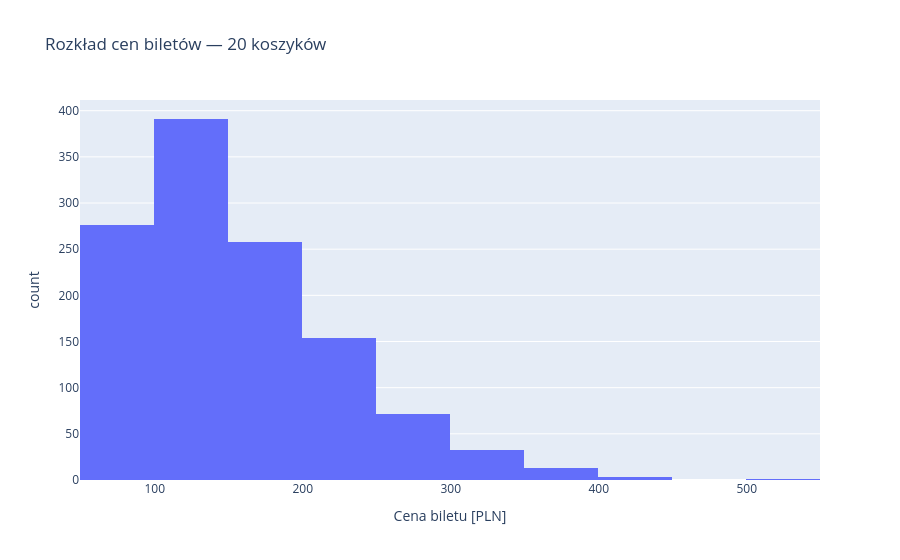
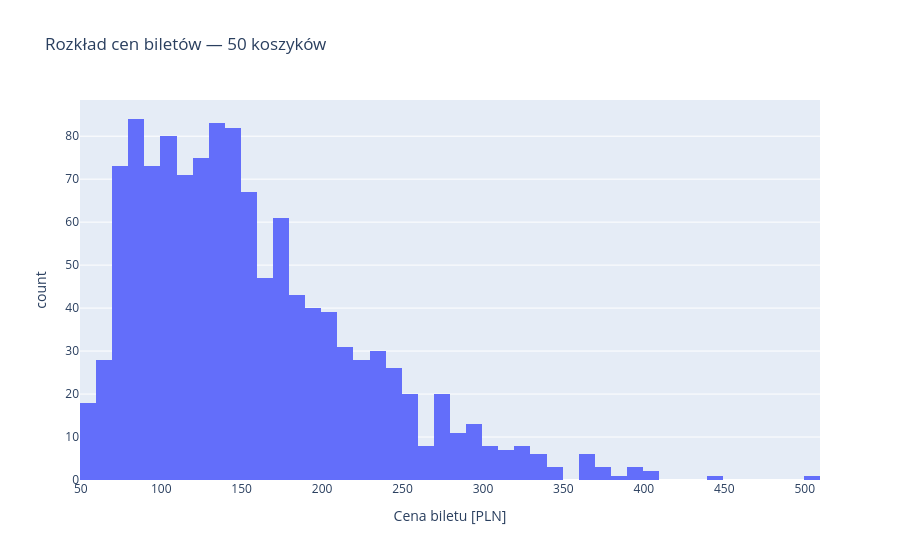
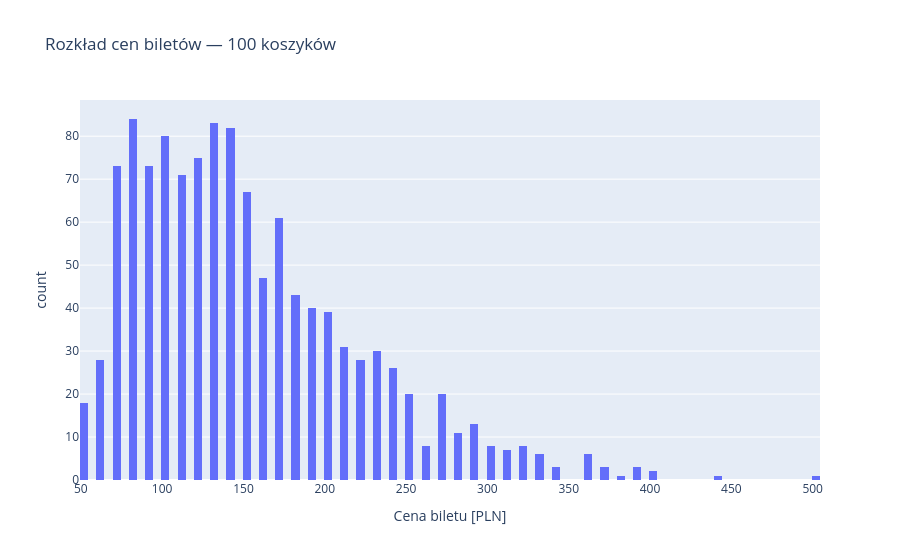
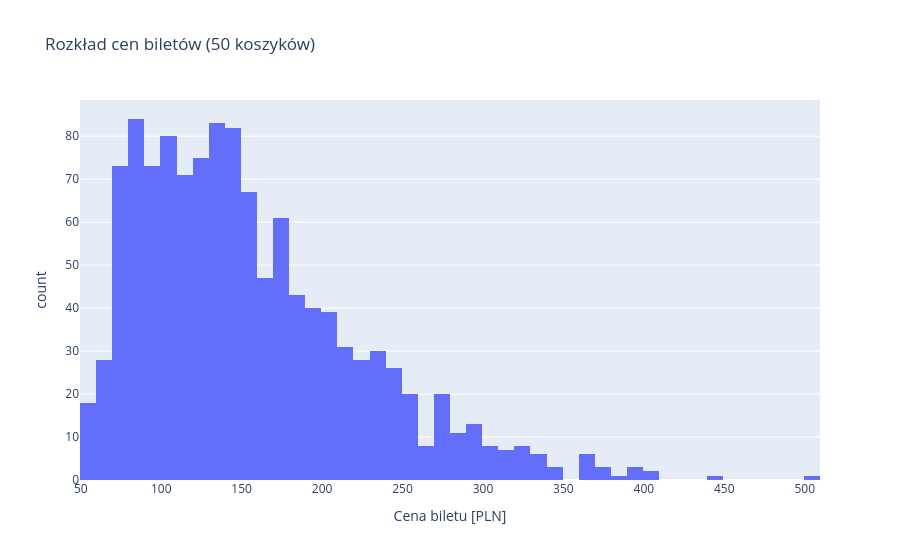

Here is the notebook cell these charts were saved with, in order:
### Markdown cell above
## 4. Rozkład cen biletów i przychodów

### Code cell
# Porównanie różnych liczb koszyków histogramu.
for nbins in [20, 50, 100]:
    fig_test = px.histogram(
        df,
        x="cena_biletu_pln",
        nbins=nbins,
        labels={"cena_biletu_pln": "Cena biletu [PLN]"},
        title=f"Rozkład cen biletów — {nbins} koszyków",
    )
    fig_test.show()

# 50 koszyków zachowuje dobry kompromis między szczegółowością a czytelnością.
fig_hist_ceny = px.histogram(
    df,
    x="cena_biletu_pln",
    nbins=50,
    labels={"cena_biletu_pln": "Cena biletu [PLN]", "count": "Liczba koncertów"},
    title="Rozkład cen biletów (50 koszyków)",
)
fig_hist_ceny.show()

### Figure 1 — Plotly figure (JSON) as saved in the notebook; plotly's stock layout.template omitted (floating-point values rounded to 4 significant figures; data arrays with more than 128 entries replaced by an {"elided": "..."} marker saying what was removed)
{"data": [{"bingroup": "x", "hovertemplate": "Cena biletu [PLN]=%{x}<br>count=%{y}<extra></extra>", "legendgroup": "", "marker": {"color": "#636efa", "pattern": {"shape": ""}}, "name": "", "nbinsx": 20, "orientation": "v", "showlegend": false, "type": "histogram", "x": {"elided": "1200 float values"}, "xaxis": "x", "yaxis": "y"}], "layout": {"barmode": "relative", "legend": {"tracegroupgap": 0}, "title": {"text": "Rozkład cen biletów — 20 koszyków"}, "xaxis": {"anchor": "y", "domain": [0.0, 1.0], "title": {"text": "Cena biletu [PLN]"}}, "yaxis": {"anchor": "x", "domain": [0.0, 1.0], "title": {"text": "count"}}}}

### Figure 2 — Plotly figure (JSON) as saved in the notebook; plotly's stock layout.template omitted (floating-point values rounded to 4 significant figures; data arrays with more than 128 entries replaced by an {"elided": "..."} marker saying what was removed)
{"data": [{"bingroup": "x", "hovertemplate": "Cena biletu [PLN]=%{x}<br>count=%{y}<extra></extra>", "legendgroup": "", "marker": {"color": "#636efa", "pattern": {"shape": ""}}, "name": "", "nbinsx": 50, "orientation": "v", "showlegend": false, "type": "histogram", "x": {"elided": "1200 float values"}, "xaxis": "x", "yaxis": "y"}], "layout": {"barmode": "relative", "legend": {"tracegroupgap": 0}, "title": {"text": "Rozkład cen biletów — 50 koszyków"}, "xaxis": {"anchor": "y", "domain": [0.0, 1.0], "title": {"text": "Cena biletu [PLN]"}}, "yaxis": {"anchor": "x", "domain": [0.0, 1.0], "title": {"text": "count"}}}}

### Figure 3 — Plotly figure (JSON) as saved in the notebook; plotly's stock layout.template omitted (floating-point values rounded to 4 significant figures; data arrays with more than 128 entries replaced by an {"elided": "..."} marker saying what was removed)
{"data": [{"bingroup": "x", "hovertemplate": "Cena biletu [PLN]=%{x}<br>count=%{y}<extra></extra>", "legendgroup": "", "marker": {"color": "#636efa", "pattern": {"shape": ""}}, "name": "", "nbinsx": 100, "orientation": "v", "showlegend": false, "type": "histogram", "x": {"elided": "1200 float values"}, "xaxis": "x", "yaxis": "y"}], "layout": {"barmode": "relative", "legend": {"tracegroupgap": 0}, "title": {"text": "Rozkład cen biletów — 100 koszyków"}, "xaxis": {"anchor": "y", "domain": [0.0, 1.0], "title": {"text": "Cena biletu [PLN]"}}, "yaxis": {"anchor": "x", "domain": [0.0, 1.0], "title": {"text": "count"}}}}

### Figure 4 — Plotly figure (JSON) as saved in the notebook; plotly's stock layout.template omitted (floating-point values rounded to 4 significant figures; data arrays with more than 128 entries replaced by an {"elided": "..."} marker saying what was removed)
{"data": [{"bingroup": "x", "hovertemplate": "Cena biletu [PLN]=%{x}<br>count=%{y}<extra></extra>", "legendgroup": "", "marker": {"color": "#636efa", "pattern": {"shape": ""}}, "name": "", "nbinsx": 50, "orientation": "v", "showlegend": false, "type": "histogram", "x": {"elided": "1200 float values"}, "xaxis": "x", "yaxis": "y"}], "layout": {"barmode": "relative", "legend": {"tracegroupgap": 0}, "title": {"text": "Rozkład cen biletów (50 koszyków)"}, "xaxis": {"anchor": "y", "domain": [0.0, 1.0], "title": {"text": "Cena biletu [PLN]"}}, "yaxis": {"anchor": "x", "domain": [0.0, 1.0], "title": {"text": "count"}}}}
